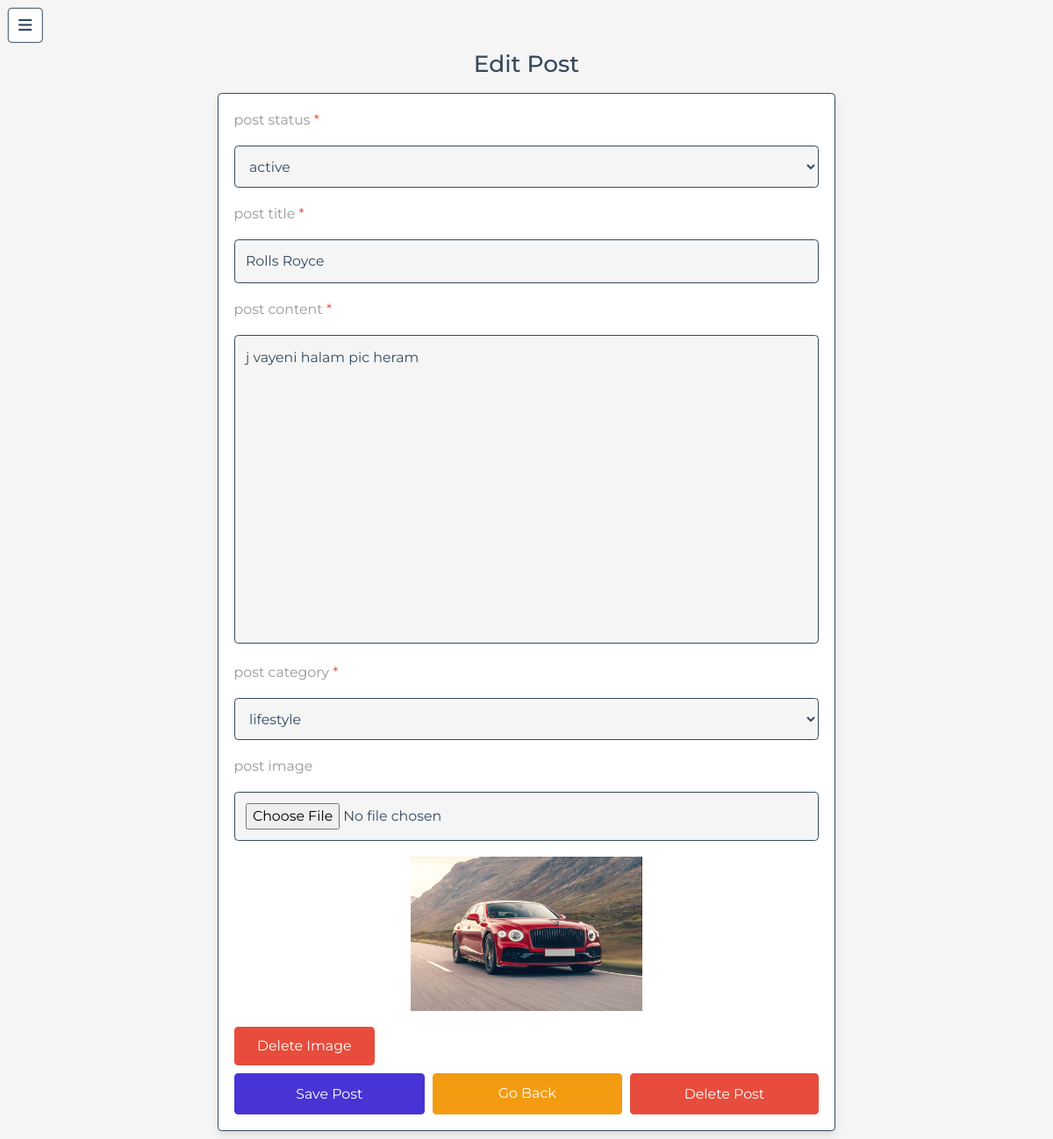
Screenshot of /admin/edit_post.php?id=5 (signed in) with the database file from the repository.
### tables this page shows
CREATE TABLE `posts` (
  `id` int(100) NOT NULL,
  `admin_id` int(100) NOT NULL,
  `name` varchar(100) NOT NULL,
  `title` varchar(100) NOT NULL,
  `content` varchar(10000) NOT NULL,
  `category` varchar(50) NOT NULL,
  `image` varchar(100) NOT NULL,
  `date` date NOT NULL DEFAULT current_timestamp(),
  `status` varchar(10) NOT NULL
);

### admin/edit_post.php (the view, shortened to what this page needs)
<?php
include '../components/connect.php';
?>
<!DOCTYPE html>
<html lang="en">
<head>
   <link rel="stylesheet" href="https://cdnjs.cloudflare.com/ajax/libs/font-awesome/6.1.1/css/all.min.css">
   <link rel="stylesheet" href="https://maxcdn.bootstrapcdn.com/bootstrap/4.5.2/css/bootstrap.min.css">
   <link rel="stylesheet" href="../css/admin_style.css">
</head>
<body>
<?php include '../components/admin_header.php' ?>
<section class="post-editor">
   <h1 class="heading">edit post</h1>
   <?php
      $post_id = $_GET['id'];
      $select_posts = $conn->prepare("SELECT * FROM `posts` WHERE id = ?");
      $select_posts->execute([$post_id]);
      if($select_posts->rowCount() > 0){
         while($fetch_posts = $select_posts->fetch(PDO::FETCH_ASSOC)){
   ?>
   <form action="" method="post" enctype="multipart/form-data">
      <p>post status <span>*</span></p>
      <select name="status" class="box" required>
         <option value="<?= $fetch_posts['status']; ?>" selected><?= $fetch_posts['status']; ?></option>
      </select>
      <p>post title <span>*</span></p>
      <input type="text" name="title" maxlength="100" required placeholder="add post title" class="box" value="<?= $fetch_posts['title']; ?>">
      <p>post content <span>*</span></p>
      <textarea name="content" class="box" required maxlength="10000" placeholder="write your content..." cols="30" rows="10"><?= $fetch_posts['content']; ?></textarea>
      <p>post category <span>*</span></p>
      <select name="category" class="box" required>
         <option value="<?= $fetch_posts['category']; ?>" selected><?= $fetch_posts['category']; ?></option>
      </select>
      <p>post image</p>
      <input type="file" name="image" class="box" accept="image/jpg, image/jpeg, image/png, image/webp">
      <?php if($fetch_posts['image'] != ''){ ?>
         <img src="../uploaded_img/<?= $fetch_posts['image']; ?>" class="image" alt="">
         <input type="submit" value="delete image" class="inline-delete-btn" name="delete_image">
      <?php } ?>
      <div class="flex-btn">
         <input type="submit" value="save post" name="save" class="btn">
         <a href="view_posts.php" class="option-btn">go back</a>
         <input type="submit" value="delete post" class="delete-btn" name="delete_post">
      </div>
   </form>
   <?php
         }
      }
   ?>
</section>
</body>
</html>

### css/admin_style.css (style rules this page uses)
:root { --main-color:#4834d4; --red:#e74c3c; --orange:#f39c12; --black:#34495e; --white:#fff; --light-bg:#f5f5f5; --light-color:#999; --border:.2rem solid var(--black); --box-shadow:0 .5rem 1rem rgba(0,0,0,.1); }
* { font-family: 'Montserrat', sans-serif; margin:0; padding:0; box-sizing: border-box; text-decoration: none; outline: none; border:none; }
html { font-size: 62.5%; overflow-x: hidden; }
body { background-color: var(--light-bg); padding-left: 35rem; }
section { max-width: 1200px; margin:0 auto; padding:2rem; }
.btn, .delete-btn, .option-btn, .inline-btn, .inline-option-btn, .inline-delete-btn { margin-top: 1rem; border-radius: .5rem; cursor: pointer; font-size: 1.8rem; color:var(--white); padding:1.2rem 3rem; text-transform: capitalize; text-align: center; }
.inline-btn, .inline-option-btn, .inline-delete-btn { display: inline-block; margin-right: 1rem; }
.btn, .delete-btn, .option-btn { display: block; width: 100%; }
.inline-btn, .btn { background-color: var(--main-color); }
.inline-delete-btn, .delete-btn { background-color: var(--red); }
.inline-option-btn, .option-btn { background-color: var(--orange); }
.flex-btn { display: flex; gap:1rem; }
.heading { text-align: center; margin-bottom: 2rem; text-transform: capitalize; color:var(--black); font-size: 3rem; }
.post-editor form { background-color: var(--white); border-radius: .5rem; border: var(--border); padding:2rem; box-shadow: var(--box-shadow); max-width: 80rem; margin:0 auto; padding-top: 1rem; }
.post-editor form p { font-size: 1.8rem; color:var(--light-color); padding-top: 1rem; }
.post-editor form p span { color:var(--red); }
.post-editor form .box { width: 100%; margin:1rem 0; border-radius: .5rem; border: var(--border); padding:1.4rem; font-size: 1.8rem; color:var(--black); background-color: var(--light-bg); }
.post-editor form textarea { height: 40rem; resize: none; }
.post-editor form .image { width: 100%; height: 20rem; object-fit: contain; margin:1rem 0; }
@media (max-width:1200px) { html { font-size: 55%; } }
@media (max-width:1200px) { body { padding-left: 0; } }

### rows the page displays
posts: status "active", title "Rolls Royce", content "j vayeni halam pic heram", category "lifestyle", image (picture)
